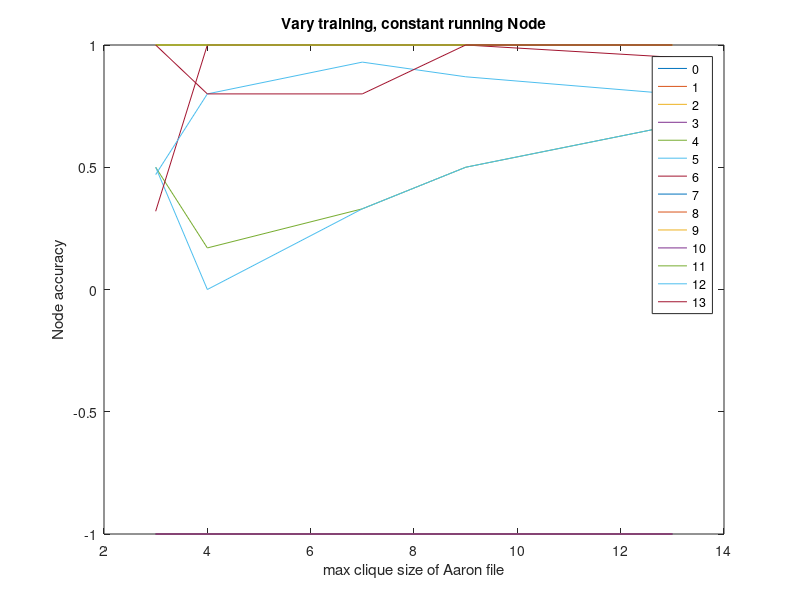
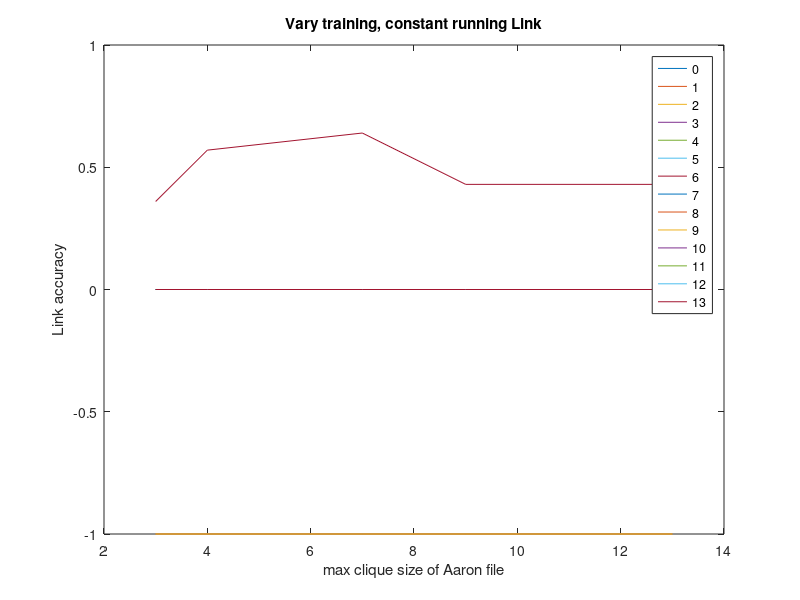
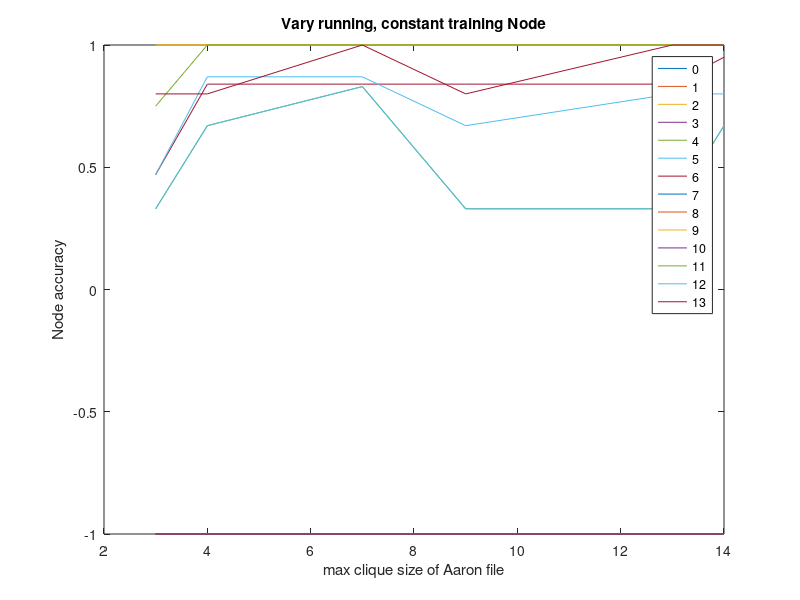
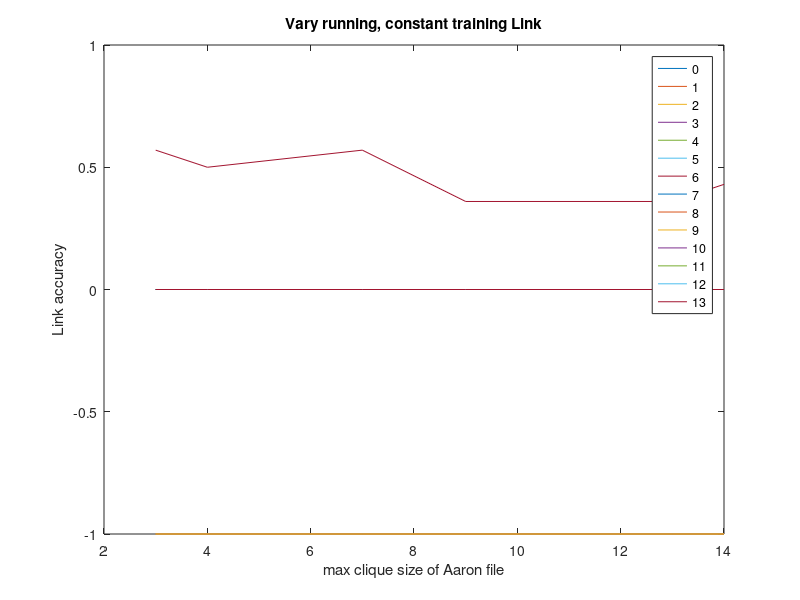

MATLAB code for these plots, in order:
clear
node = [-1	-1	-1	-1	-1	-1	-1	-1	-1	-1	-1	-1	-1	-1	-1	-1	;
-1	-1	-1	-1	-1	-1	-1	-1	-1	-1	-1	-1	-1	-1	-1	-1	;
1	1	1	1	1	1	1	1	1	1	1	1	1	1	1	1	;
-1	-1	-1	-1	-1	-1	-1	-1	-1	-1	-1	-1	-1	-1	-1	-1	;
0.5	0.17	0.33	0.5	0.67	0.33	0.67	0.83	0.33	0.33	0.67	0.33	0.67	1	0.33	0.33	;
0.5	0	0.33	0.5	0.67	0.33	0.67	0.83	0.33	0.33	0.67	0.33	0.67	1	0.33	0.33	;
0.32	1	1	1	0.95	0.47	0.84	0.84	0.84	0.84	0.95	0.84	0.89	0.95	0.95	0.84	;
-1	-1	-1	-1	-1	-1	-1	-1	-1	-1	-1	-1	-1	-1	-1	-1	;
-1	-1	-1	-1	-1	-1	-1	-1	-1	-1	-1	-1	-1	-1	-1	-1	;
1	1	1	1	1	1	1	1	1	1	1	1	1	1	1	1	;
-1	-1	-1	-1	-1	-1	-1	-1	-1	-1	-1	-1	-1	-1	-1	-1	;
1	1	1	1	1	0.75	1	1	1	1	1	0.75	1	1	1	1	;
0.47	0.8	0.93	0.87	0.8	0.47	0.87	0.87	0.67	0.8	0.8	0.8	1	0.93	0.8	0.8	;
1	0.8	0.8	1	1	0.8	0.8	1	0.8	1	1	0.8	0.8	0.8	0.8	1	;
];

link = [0	0	0	0	0	0	0	0	0	0	0	0	0	0	0	0	;
-1	-1	-1	-1	-1	-1	-1	-1	-1	-1	-1	-1	-1	-1	-1	-1	;
-1	-1	-1	-1	-1	-1	-1	-1	-1	-1	-1	-1	-1	-1	-1	-1	;
0	0	0	0	0	0	0	0	0	0	0	0	0	0	0	0	;
0	0	0	0	0	0	0	0	0	0	0	0	0	0	0	0	;
-1	-1	-1	-1	-1	-1	-1	-1	-1	-1	-1	-1	-1	-1	-1	-1	;
0.36	0.57	0.64	0.43	0.43	0.57	0.5	0.57	0.36	0.36	0.43	0.07	0.29	0.43	0.36	0.36	;
0	0	0	0	0	0	0	0	0	0	0	0	0	0	0	0	;
-1	-1	-1	-1	-1	-1	-1	-1	-1	-1	-1	-1	-1	-1	-1	-1	;
-1	-1	-1	-1	-1	-1	-1	-1	-1	-1	-1	-1	-1	-1	-1	-1	;
0	0	0	0	0	0	0	0	0	0	0	0	0	0	0	0	;
0	0	0	0	0	0	0	0	0	0	0	0	0	0	0	0	;
0	0	0	0	0	0	0	0	0	0	0	0	0	0	0	0	;
0	0	0	0	0	0	0	0	0	0	0	0	0	0	0	0	;
];

maxClique = [3	4	7	9	13	3	4	7	9	13	14	3	4	7	9	13];
distThresh = [10	10	10	14	25	10	10	10	14	25	40	10	10	10	14	25];
timeThresh = [100	400	600	10	100	100	400	600	10	100	100	100	400	600	10	100];

leg = {'0','1','2','3','4','5','6','7','8', '9', '10', '11', '12', '13'};

figure(1)
plot(maxClique(1:5), node(:,1:5))
title('Vary training, constant running Node')
xlabel('max clique size of Aaron file')
ylabel('Node accuracy')
legend(leg)

figure(2)
plot(maxClique(1:5), link(:,1:5))
title('Vary training, constant running Link')
xlabel('max clique size of Aaron file')
ylabel('Link accuracy')
legend(leg)

figure(3)
plot(maxClique(6:11), node(:,6:11))
title('Vary running, constant training Node')
xlabel('max clique size of Aaron file')
ylabel('Node accuracy')
legend(leg)

figure(4)
plot(maxClique(6:11), link(:,6:11))
title('Vary running, constant training Link')
xlabel('max clique size of Aaron file')
ylabel('Link accuracy')
legend(leg)

figure(5)
plot(maxClique(12:16), node(:,12:16))
title('Vary training and running')
xlabel('max clique size of Aaron file')
ylabel('Node accuracy')
legend(leg)

figure(6)
plot(maxClique(12:16), link(:,12:16))
title('Vary training and running')
xlabel('max clique size of Aaron file')
ylabel('Link accuracy')
legend(leg)

%% Time Threshold

figure(7)
plot(timeThresh(1:5), node(:,1:5))
title('Vary training, constant running Node')
xlabel('time threshold')
ylabel('Node accuracy')
legend(leg)

figure(8)
plot(timeThresh(1:5), link(:,1:5))
title('Vary training, constant running Link')
xlabel('time threshold')
ylabel('Link accuracy')
legend(leg)

figure(9)
plot(timeThresh(6:11), node(:,6:11))
title('Vary running, constant training Node')
xlabel('time threshold')
ylabel('Node accuracy')
legend(leg)

figure(10)
plot(timeThresh(6:11), link(:,6:11))
title('Vary running, constant training Link')
xlabel('time threshold')
ylabel('Link accuracy')
legend(leg)

figure(11)
plot(timeThresh(12:16), node(:,12:16))
title('Vary training and running')
xlabel('time threshold')
ylabel('Node accuracy')
legend(leg)

figure(12)
plot(timeThresh(12:16), link(:,12:16))
title('Vary training and running')
xlabel('time threshold')
ylabel('Link accuracy')
legend(leg)

%% Distance Threshold

figure(13)
plot(distThresh(1:5), node(:,1:5))
title('Vary training, constant running Node')
xlabel('distance threshold')
ylabel('Node accuracy')
legend(leg)

figure(14)
plot(distThresh(1:5), link(:,1:5))
title('Vary training, constant running Link')
xlabel('distance threshold')
ylabel('Link accuracy')
legend(leg)

figure(15)
plot(distThresh(6:11), node(:,6:11))
title('Vary running, constant training Node')
xlabel('distance threshold')
ylabel('Node accuracy')
legend(leg)

figure(16)
plot(distThresh(6:11), link(:,6:11))
title('Vary running, constant training Link')
xlabel('distance threshold')
ylabel('Link accuracy')
legend(leg)

figure(17)
plot(distThresh(12:16), node(:,12:16))
title('Vary training and running')
xlabel('distance threshold')
ylabel('Node accuracy')
legend(leg)

figure(18)
plot(distThresh(12:16), link(:,12:16))
title('Vary training and running')
xlabel('distance threshold')
ylabel('Link accuracy')
legend(leg)
